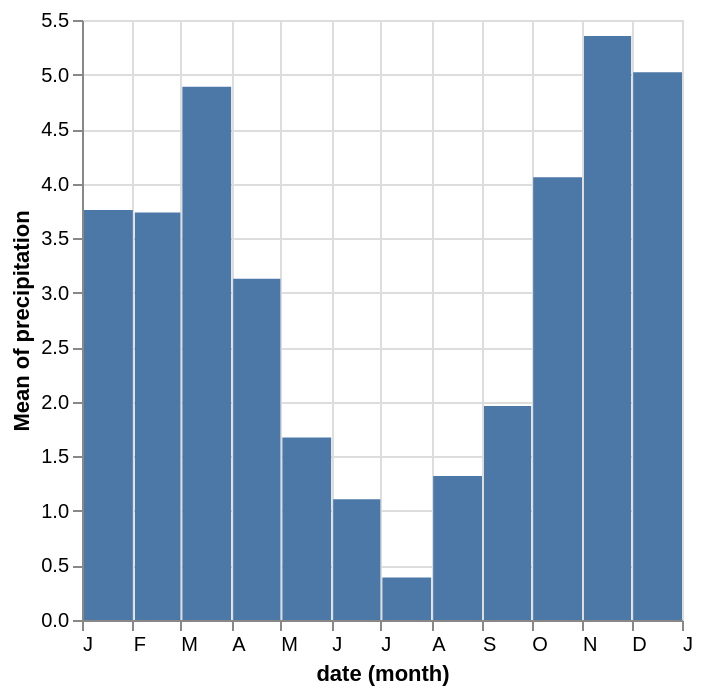

Source (Vega-Lite JSON):
### Vega-Lite specification from a JSON file in a GitHub repository (floating-point values rounded to 4 significant figures; data arrays with more than 128 entries replaced by an {"elided": "..."} marker saying what was removed)
{"$schema": "https://vega.github.io/schema/vega-lite/v4.json", "description": "Using `labelExpr` to show only initial letters of month names.", "data": {"values": {"elided": "1461 records"}}, "mark": "bar", "encoding": {"x": {"timeUnit": "month", "field": "date", "axis": {"labelAlign": "left", "labelExpr": "datum.label[0]"}}, "y": {"aggregate": "mean", "field": "precipitation"}}}
